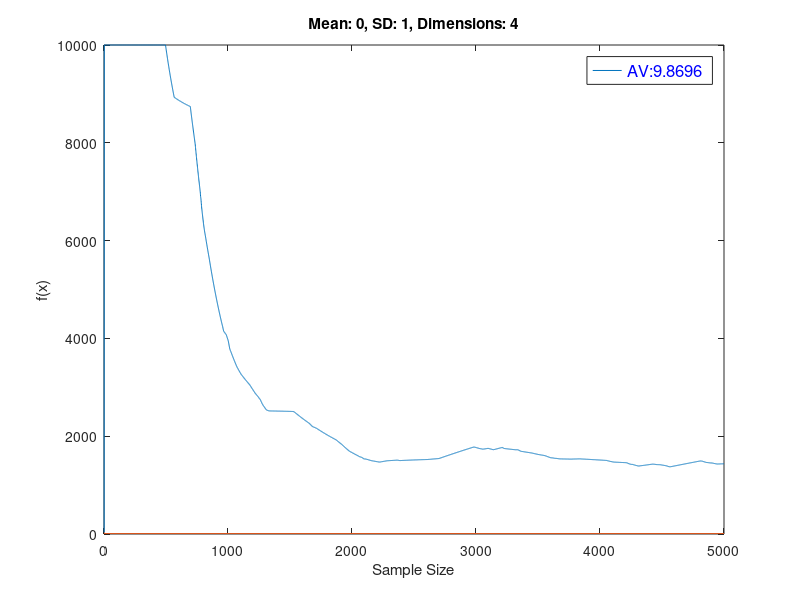

MATLAB code to generate this figure:
%Multivariate MCMC
%function for analytic value
f=@(x) exp(1).^(-x.^2);

%initialization
sampleSize=5000;
a=-5;
b=5;
r=b-a;
%dimensions>1
dim=4;
mean=0;
sd=1;
start=zeros(1, dim);
%temp to hold samples
temp=zeros(sampleSize, 1);

%target distribution, [chainSize 1] vector
pdf=@(x) mvnpdf(x, zeros(1,dim), eye(dim));
%proposal pdf, [chainSize 1] vector
proppdf=@(x,y) prod(mvnpdf(mean, sd));
%random number generator, [chainSize dim] matrix
proprnd=@(x) unifrnd(a, b, 1, dim); %normrnd(mean, sd, 1, dim);

%gather samples, returns size [sampleSize dim]
sample=mhsample(start, sampleSize, 'logpdf', pdf, 'proppdf', proppdf, 'proprnd', proprnd);

%for each sample
for i=1:sampleSize
    sam=sample(1:i, :);
    temp(i)=prod(sum(f(sam))/i*r);
end
%analytic value
analyticVal=integral(f, a, b)^dim;

%plotting f(x) at each sample
figure;
plot(1:sampleSize, temp);
hold on;
plot([0 sampleSize], [analyticVal analyticVal]);
hold off;
title(['Mean: ', num2str(mean),', SD: ', num2str(sd),', Dimensions: ', num2str(dim)]);
ylabel('f(x)');
xlabel('Sample Size');
legend({strcat('AV: ', num2str(analyticVal))}, 'FontSize', 12, 'TextColor', 'blue');
